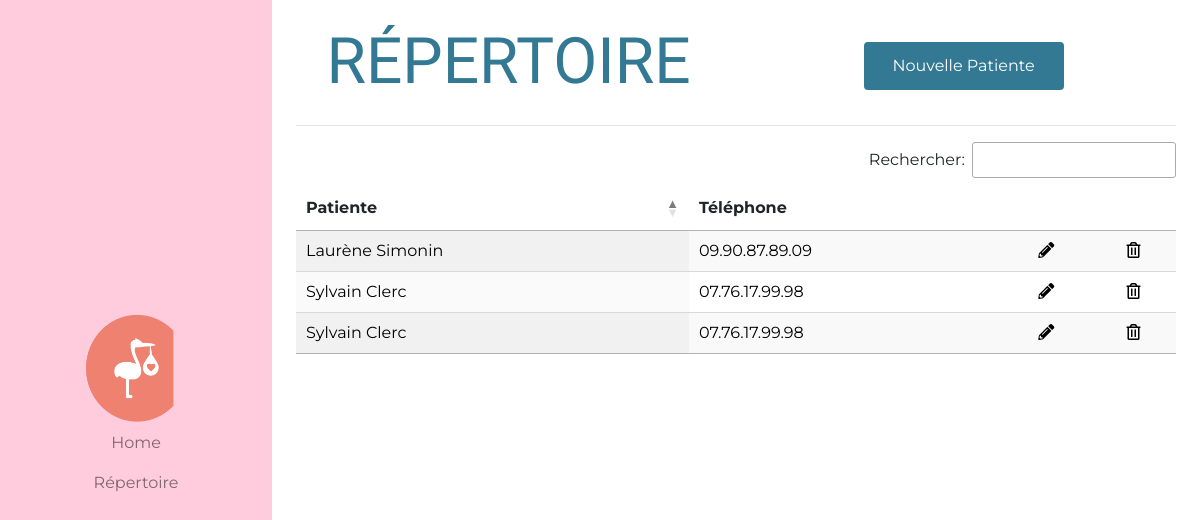
/espace-pro/repertoire/, run on an earlier commit of the app's database.
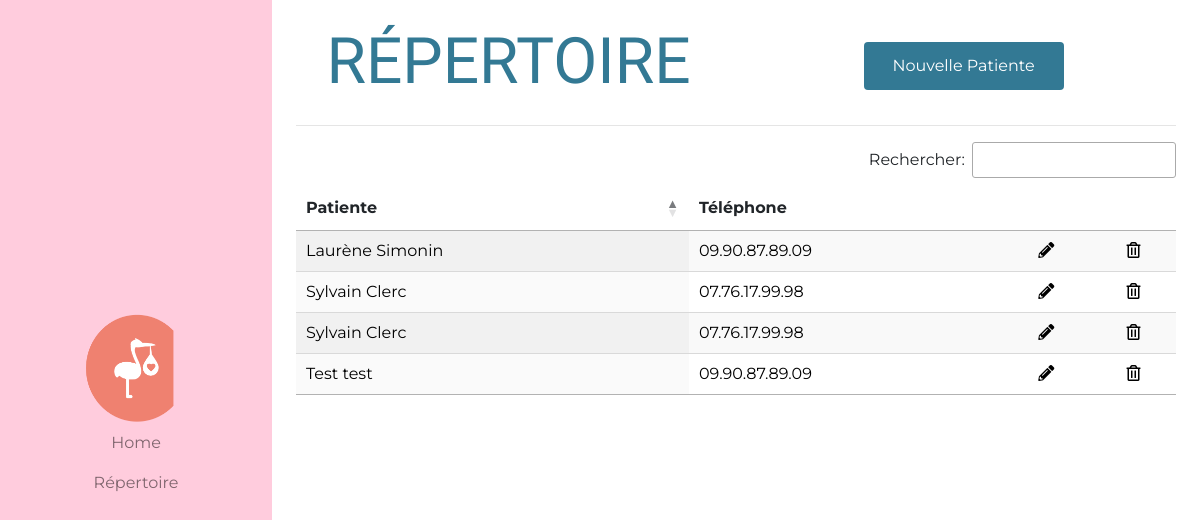
And on a later commit of the database.
### APP_002_PROPAGE/models.py (models this page shows, shortened)
class Patient(models.Model):
    patient_first_name         = models.CharField(max_length=120,verbose_name="Prénom")
    patient_last_name          = models.CharField(max_length=120,verbose_name="Nom")
    patient_maiden_name        = models.CharField(max_length=120,verbose_name="Nom de jeune fille", null=True, blank=True)
    patient_birthday           = models.DateTimeField(null=True,blank=True)
    SITUATIONS                 = (
                                  ("Célibataire","Célibataire"),
                                  ("En couple","En couple"),
                                  ("Mariée","Mariée")
                                  )
    patient_situation          = models.CharField(max_length=100,choices=SITUATIONS, default="Célibataire", verbose_name="Situation familiale",null=True, blank=True)
    patient_job                = models.CharField(max_length=120,verbose_name="Profession", null=True, blank=True)
    phone_regex                = RegexValidator(regex=r'^0\d{9}$', message='Phone number must be like 06XXXXXXXX')
    patient_phone_number       = models.CharField(validators=[phone_regex], max_length=10, verbose_name="Téléphone")
    patient_address            = models.CharField(max_length=300, verbose_name="Adresse", null=True, blank=True)
    patient_zip_code           = models.CharField(max_length=5, verbose_name="Code postal", null=True, blank=True)
    patient_city               = models.CharField(max_length=64, verbose_name="Ville", null=True, blank=True)
    patient_contry             = models.CharField(max_length=64, default="France", verbose_name="Pays",null=True, blank=True)
    patient_gyn                = models.CharField(max_length=200,verbose_name="Gynécologue", null=True, blank=True)
    patient_med                = models.CharField(max_length=200,verbose_name="Médecin traitant", null=True, blank=True)
    patient_taille             = models.FloatField(verbose_name="Taille (m)",null=True, blank=True)
    patient_poid               = models.IntegerField(verbose_name="Poids (Kg)", null=True, blank=True)
    patient_ant_fam            = models.TextField(verbose_name="Antécédants familiaux", null=True, blank=True)
    patient_ant_perso          = models.TextField(verbose_name="Antécédants personnels", null=True, blank=True)
    patient_ant_chir           = models.TextField(verbose_name="Antécédants chirurgicaux", null=True, blank=True)
    patient_ant_gyn            = models.TextField(verbose_name="Antécédants gynécologiques", null=True, blank=True)
    CONTRACEPTIONS             = (
                                  ("rien","Pas de contraception"),
                                  ("anneau_vaginal","Anneau vignal"),
                                  ("DIU","DIU"),
                                  ("implant","Implant contraceptif"),
                                  ("ligature","Ligature des trompes"),
                                  ("obturation","Obturation des trompes"),
                                  ("patch","Patch"),
                                  ("pilule","Pilule contraceptive"),
                                  ("progestatif_en_injection","Progestatifs en injections"),
                                  )
    patient_contraception      = models.CharField(max_length=100,choices=CONTRACEPTIONS,default="rien",verbose_name="Contraception",null=True, blank=True)
    patient_FCV_bool           = models.BooleanField(default=False, verbose_name="FCV", blank=True)
    patient_FCV_com            = models.CharField(max_length=300, verbose_name="FCV informations", null=True, blank=True)
    patient_addictions         = models.CharField(max_length=300, verbose_name="Tabac/addications", null=True, blank=True)
    patient_allergies          = models.CharField(max_length=300, verbose_name="Allergie(s)", null=True, blank=True)
    slug                       = models.SlugField(null=True, blank=True)
    created_at                 = models.DateTimeField(auto_now_add=True)
    updated_at                 = models.DateTimeField(auto_now=True)
    class Meta:
        verbose_name = 'Patiente'
        verbose_name_plural = 'Patientes'
    def get_call_number(self):
        number = self.patient_phone_number
        return number[1:]
    def get_printable_number(self):
        number = self.patient_phone_number
        txt=""
        for i in range(len(number)):
            txt += number[i]
            if i%2 == 1 and i < len(number)-1:
                txt += '.'
        return txt

### APP_002_PROPAGE/views.py (the view)
class PatientListView(ListView):
    template_name = "APP_002_PROPAGE/003_repertoire.html"
    def get_queryset(self):
        return Patient.objects.all().order_by('patient_last_name')
    def get_context_data(self, *args, **kwargs):
        context = super(PatientListView, self).get_context_data(*args, **kwargs)
        context['title'] = "Répertoire"
        return context

### APP_002_PROPAGE/templates/APP_002_PROPAGE/003_repertoire.html (shortened to what this page needs)
{% extends "base.html" %}
{% load staticfiles %}
{% block css %}
{{ block.super }}
<link href="{% static 'APP_002_PROPAGE/css/002_side_navbar.css' %}" rel="stylesheet">
<link href="{% static 'APP_002_PROPAGE/css/003_repertoire.css' %}" rel="stylesheet">
{% endblock css %}
{% block content %}
{% include "APP_002_PROPAGE/002_side_navbar.html" %}
<div class="container-fluid repertoire-css p-4">
    <div class=row>
        <div class='col-md-6'>
            <h1 class="main-page-title"> {{title|upper}}</h1>
        </div>
        <div class='col-md-6 my-auto text-center'>
            <a href="{% url 'propage:espace-pro-patient-form' %}" class="btn button" role="button" aria-pressed="true">Nouvelle Patiente</a>
        </div>
    </div>
    <hr class="featurette-divider">
    <table id="table_id" class="display" style="width:100%">
        <thead>
            <tr>
                <th>Patiente</th>
                <th class='no-sort'>Téléphone</th>
                <th class='no-sort'></th>
                <th class='no-sort'></th>
            </tr>
        </thead>
        <tbody>
        {% for patient in object_list %}
            <tr>
                <td><a href="{% url 'propage:espace-pro-repertoire' %}{{ patient.slug}}">{{patient.patient_first_name}} {{patient.patient_last_name}}</a></td>
                <td><a href="tel:+33{{patient.get_call_number}}">{{patient.get_printable_number}}</a></td>
                <td align="center">
                    <a href="{% url 'propage:patient-update' slug=patient.slug %}">
                    <i class="fas fa-pencil-alt"></i></td>
                <td align="center">
                    <form action="{% url 'propage:patient-delete' slug=patient.slug %}" method="POST">
                      <button class='button-bin' type="submit"><i class="far fa-trash-alt" type="submit"></i></button>
                    </form>
                </td>
            </tr>
        {% endfor %}
        </tbody>
    </table>
</div>
{% endblock content %}

What changed in the data, as far as the page shows it:
added Patient: patient_first_name "Test", patient_last_name "test", get_printable_number "09.90.87.89.09"
